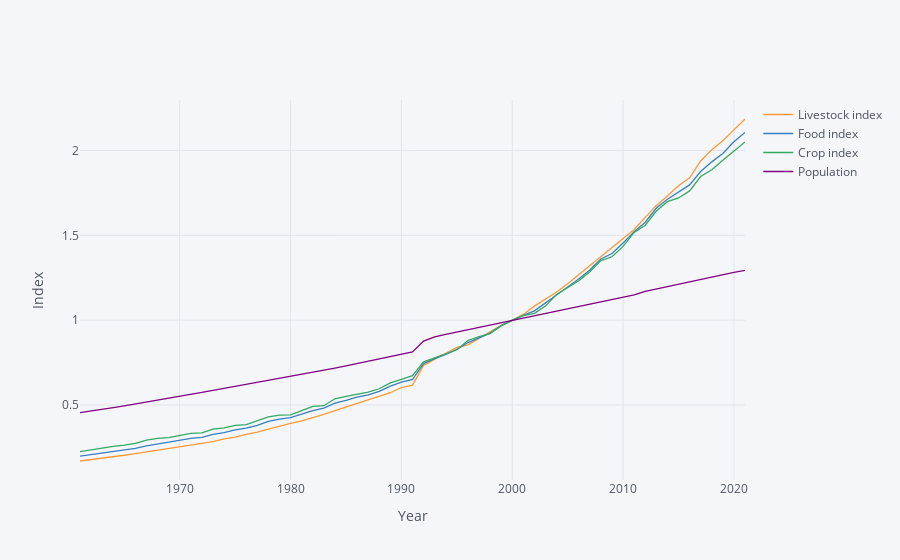

This figure's notebook cell:
### Markdown cell above
The FAO compiles a series of data meant to measure changes in the supply of food of all sorts, including both plant and animal sources.

From this we don&rsquo;t get levels; instead the series is normalized to an arbitrary year.  Let&rsquo;s let each series take the value of 100 in the year 2000, and compare this with a similarly normalized description of world population:

### Code cell
vars = {"AG.PRD.LVSK.XD":"Livestock index",
        "AG.PRD.FOOD.XD":"Food index",
        "AG.PRD.CROP.XD":"Crop index",
        "SP.POP.TOTL":"Population"}

food = fix_date_index(wbdata.get_dataframe(vars)).dropna()
# Add population back...
Population = food.Population

# Weight indices by population
food = food.filter(regex='index$').multiply(Population,axis=0)

food['Population'] = Population

# No "WLD" or other regions; add up all countries
food = food.groupby('date').sum().replace(0,np.nan).dropna()

food.sort_index(inplace=True)

# Normalize so 2000 = 1
food = food/food.loc[2000,:]

food.iplot(xTitle="Year",yTitle="Index")
